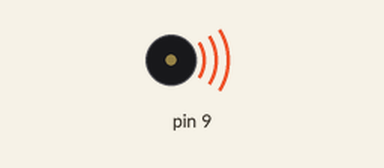
Recording of a sketch running on a simulated Arduino Uno, built with avr-gcc and run on an emulated ATmega328P. On the bench: buzzer (waves = sounding).

Above: at 0.1 s.
Timing chart, 0 to 1.6 s (numbered marks = the images above):
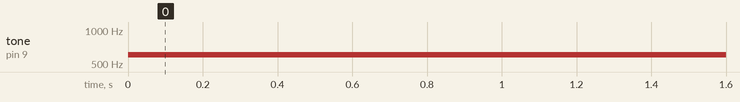

The sketch:

older-tone-test.ino
```cpp
// Need Tone library from rogue code
#include <Tone.h>

Tone tone1;
Tone tone2;
Tone tone3;

float tV1 = 0.0;
float tV2 = 40.0;

void setup()
{
 tone1.begin(8);
 tone2.begin(9);
//  tone3.begin(10);

 Serial.begin(9600);

}

void loop()
{
//  262 to 522 => 523 to 1045
 // tone1.play(262);
 // tone2.play(330);
 // tone3.play(392);

//    tV1++; tV2++;
//    int n1 =  tV1/100.0 * 260.0;
//    int n2 =  tV2/100.0 * 522.0;

    // Ease In
   int n1 = tV1*tV1/10000.0 * 260.0;
   int n2 = tV2*tV2/10000.0 * 522.0;
    //Ease Out
   // int n1 = tV1*(tV1-200.0)/-10000.0 * 260.0;
   // int n2 = tV2*(tV2-200.0)/-10000.0 * 522.0;

   tone1.play(262 + n1);
   tone2.play(523 + n2);

   if (tV1 >= 100.0) {
     tV1 = 0.0;
   }
   if (tV2 >= 100.0) {
     tV2 = 0.0;
   }
   delay(100);

}
```

Measured:
- by itself, tone on pin 9: silent → 606 Hz at 0.00 s
